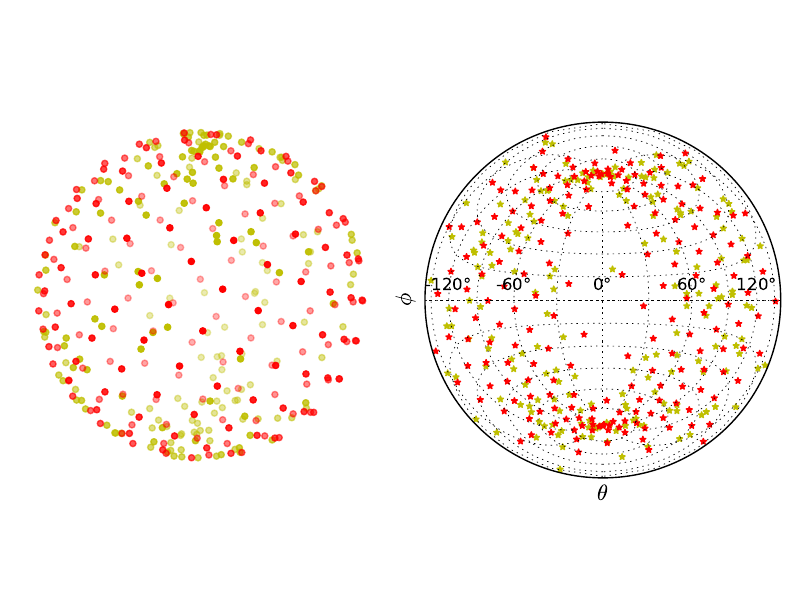

Here is the Python script that generated this plot:
import matplotlib.pyplot as plt
import numpy as np #casue it rocks

# get random values to plot
#needs to be in radians from (-pi,pi) & (-pi/2, pi/2)
a = np.arccos(2*np.random.rand(200)-1) #np.random.rand(1000)*2*np.pi - np.pi
d = 2*np.random.rand(200)*2*np.pi

a1 = np.random.rand(100)*2*np.pi - np.pi
d1 = np.random.rand(100)*np.pi - np.pi/2
#todo(make values astropy.cooridnates and use wrap_at(180*u.degree). Allows for more variable data.

num_pts = 200
indices = np.arange(0, num_pts, dtype=float) + 0.5
phi = np.arccos(1 - 2*indices/num_pts)
theta = np.pi * (1 + 5**0.5) * indices

import mpl_toolkits.mplot3d
fig = plt.figure()
x, y, z = np.cos(theta) * np.sin(phi), np.sin(theta) * np.sin(phi), np.cos(phi)
x1, y1, z1 = np.cos(a) * np.sin(d), np.sin(a) * np.sin(d), np.cos(d)
ax = fig.add_subplot(121, projection='3d')
ax.scatter(x, y, z, color='r')
ax.scatter(x1, y1, z1, color='y')
plt.axis('off')
ax.set_aspect('equal')
#plt.show()

#make figure
ax = fig.add_subplot(122, projection='lambert' ) # or mollweide, aitoff, or lambert. [example](http://matplotlib.org/examples/pylab_examples/geo_demo.html) 
ax.scatter(a,d, marker='*', color='y', s=20)
ax.scatter(phi,theta, marker='*', color='r', s=20)
ax.grid(True)
#ax.set_xticklabels(['14h','16h','18h','20h','22h','0h','2h','4h','6h','8h','10h']) #use if you want to change to a better version of RA.
for label in ax.xaxis.get_ticklabels()[::2]:
    label.set_visible(False)
plt.xlabel(r'$\theta$', fontsize=16)
plt.ylabel(r'$\phi$', fontsize=16)
plt.tight_layout()
plt.show()
fig.savefig('allsky.pdf')
